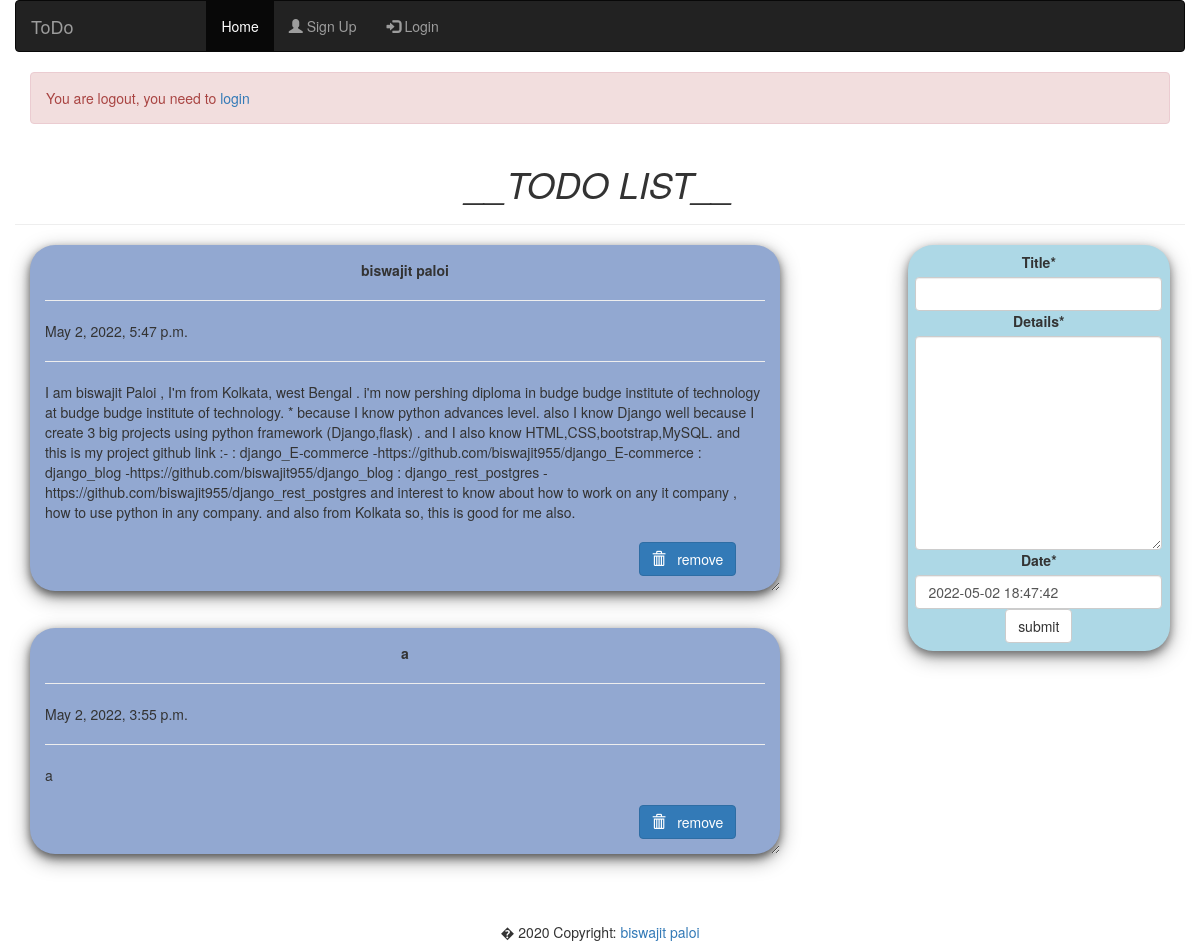
The page / on the database its author committed.
### main/models.py (models this page shows, shortened)
class Todo(models.Model):
    title=models.CharField(max_length=100)
    details=models.TextField()
    date=models.DateTimeField(default=timezone.now)

### main/views.py (the view)
# urls.py: path('',home,name='home' ),
def home(request):
    item_list = Todo.objects.order_by("-date")
    if request.method == "POST":
        form = TodoForm(request.POST)
        if form.is_valid():
            form.save()
            return redirect('home')
    else:
        form = TodoForm()
    page = {
             "forms" : form,
             "list" : item_list,
             "title" : "TODO LIST",
           }
    return render(request, 'todo/index.html', page)

### main/forms.py
class TodoForm(forms.ModelForm):
    class Meta:
        model = Todo
        fields=['title', 'details', 'date']

### main/templates/todo/index.html (shortened to what this page needs)
{% extends "todo/base.html" %}
{% block content %}
    {% load crispy_forms_tags %}
    <head>
    </head>
    {% if user.is_authenticated %}
    {% else %}
        <div class="alert alert-danger text-dark" role="alert">
            You are logout, you need to <a class=" text-primary" href="{% url 'login' %}">login</a>
        </div>
    {% endif %}
    <body class="container-fluid">
        <center class="row">
            <h1>
                <i>__TODO LIST__</i>
            </h1>
            <hr />
        </center>
        <div class="row">
            <div class="col-md-8">
                {% for i in list %}
                    <div class="card">
                        <center><b>{{ i.title }}
                          </b></center>
                        <hr />
                        {{ i.date }}
                        <hr />
                        {{ i.details }}
                        <br />
                        <br />
                        <form action="/del/{{ i.id }}"
                              method="POST"
                              style="padding-right: 4%;
                                     padding-bottom: 3%;">
                            <button value="remove"
                                    type="submit"
                                    class="btn btn-primary"
                                    style="float: right;">
                                <span class="glyphicon glyphicon-trash"></span> &nbsp; remove
                            </button>
                        </form>
                    </div>
                {% endfor %}
            </div>
            <div class="col-md-1"></div>
            <div class="col-md-3">
                <div class="submit_form">
                    <form method="POST">
                        {{ forms|crispy }}
                        <center>
                            <input type="submit" class="btn btn-default" value="submit" />
                        </center>
                    </form>
                </div>
            </div>
        {% endblock content %}

### main/templates/todo/base.html (shortened to what this page needs)
{% load static %}
<!DOCTYPE html>
<html lang="en">
    <head>
        <link rel="stylesheet" href="https://maxcdn.bootstrapcdn.com/bootstrap/3.3.7/css/bootstrap.min.css">
    </head>
    <body>
        <nav class="navbar navbar-inverse">
            <div class="container-fluid">
                <div class="navbar-header">
                    <a class="navbar-brand" href="{% url 'home' %}">ToDo</a>
                </div>
                <div class="collapse navbar-collapse" id="myNavbar">
                    <ul class=" nav navbar-nav">
                        <li style="margin-left: 118px;" class="active">
                            <a href="{% url 'home' %}">Home</a>
                        </li>
                    <ul class="nav navbar-nav navbar-right">
                        {% if user.is_authenticated %}
                            <li>
                                <a href="{% url 'logout' %}"><span class="glyphicon glyphicon-log-in"></span> Logout</a>
                            </li>
                        {% else %}
                            <li>
                                <a href="{% url 'register' %}"><span class="glyphicon glyphicon-user"></span> Sign Up</a>
                            </li>
                            <li>
                                <a href="{% url 'login' %}"><span class="glyphicon glyphicon-log-in"></span> Login</a>
                            </li>
                        {% endif %}
                    </ul>
                </div>
            </div>
        </nav>
        <div class="container">
            {% block content %}
            {% endblock content %}
        </div>
        <footer class="page-footer footer-edit font-small special-color-dark pt-4">
            <div class="container">
                <ul class="list-unstyled list-inline text-center">
                </ul>
            </div>
            <div class="footer-copyright text-center py-3">
                � 2020 Copyright:
                <a href="https://www.facebook.com/biswajit.paloi.987" target="_blank">biswajit paloi</a>
            </div>
        </footer>
    </body>
</html>

### main/templates/todo/index.html (style rules this page uses)
.card { box-shadow: 0 4px 8px 0 rgba(0,0,0,0.5), 0 6px 20px 0 rgba(0,0,0,0.39); background: #92a8d1; margin-bottom : 5%; border-radius: 25px; padding : 2%; overflow: auto; resize: both; text-overflow: ellipsis; }
.submit_form { text-align: center; padding: 3%; background: lightblue; border-radius: 25px; box-shadow: 0 4px 8px 0 rgba(0,0,0,0.4), 0 6px 20px 0 rgba(0,0,0,0.36); }

### rows shown on the page
Todo: title "biswajit paloi", date "May 2, 2022, 5:47 p.m.", details "I am biswajit Paloi , I'm from Kolkata, west Bengal . i'm now pershing diploma in budge budge institute of technology at budge budge institute of technology. * because I know python advances level. also I know Django well because I create 3 big projects using python framework (Django,flask) . and I also know HTML,CSS,bootstrap,MySQL. and this is my project github link :- : django_E-commerce -https://github.com/biswajit955/django_E-commerce : django_blog -https://github.com/biswajit955/django_blog : django_rest_postgres - https://github.com/biswajit955/django_rest_postgres and interest to know about how to work on any it company , how to use python in any company. and also from Kolkata so,…"
Todo: title "a", date "May 2, 2022, 3:55 p.m.", details "a"
